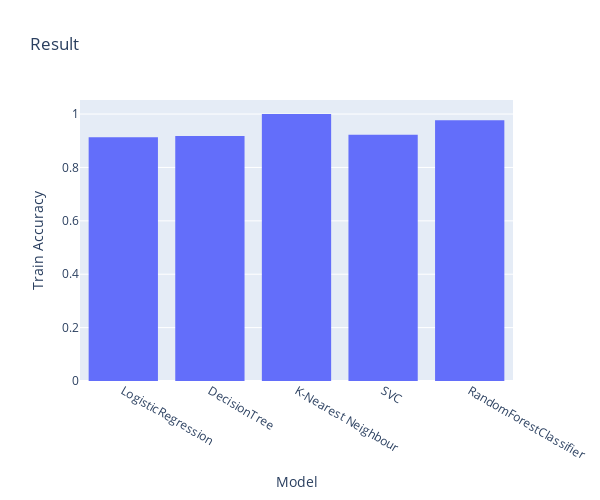

Source (notebook cell):
### Code cell
fig = px.histogram(resultsGridSearch_df, height=500, width=600, x="Model", y="Train Accuracy", title="Result")
fig.update_xaxes( tickangle=30 )
fig.update_layout( yaxis_title="Train Accuracy" )
fig.show()

### Figure 1 — Plotly figure (JSON) as saved in the notebook; plotly's stock layout.template omitted (floating-point values rounded to 4 significant figures)
{"data": [{"alignmentgroup": "True", "bingroup": "x", "histfunc": "sum", "hovertemplate": "Model=%{x}<br>sum of Train Accuracy=%{y}<extra></extra>", "legendgroup": "", "marker": {"color": "#636efa", "pattern": {"shape": ""}}, "name": "", "offsetgroup": "", "orientation": "v", "showlegend": false, "type": "histogram", "x": ["LogisticRegression", "DecisionTree", "K-Nearest Neighbour", "SVC", "RandomForestClassifier"], "xaxis": "x", "y": [0.9132, 0.9179, 1, 0.9229, 0.9766], "yaxis": "y"}], "layout": {"barmode": "relative", "height": 500, "legend": {"tracegroupgap": 0}, "title": {"text": "Result"}, "width": 600, "xaxis": {"anchor": "y", "domain": [0, 1], "tickangle": 30, "title": {"text": "Model"}}, "yaxis": {"anchor": "x", "domain": [0, 1], "title": {"text": "Train Accuracy"}}}}
